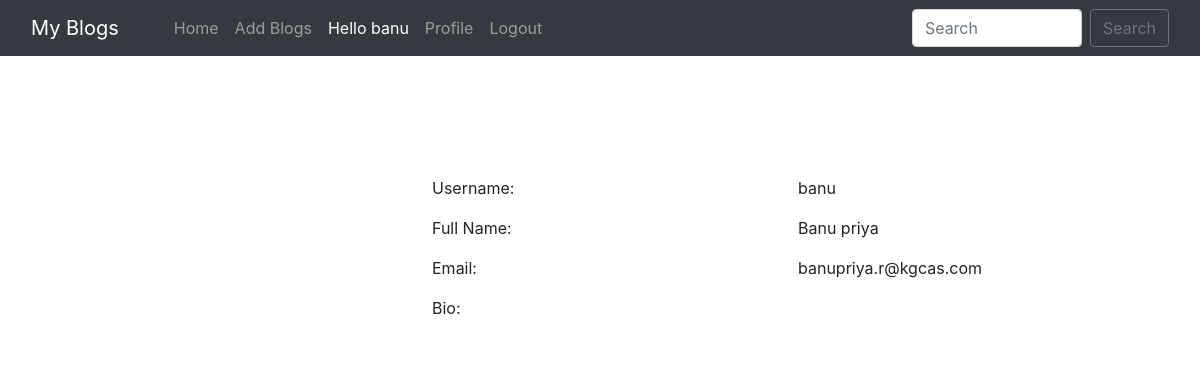
Screenshot of /user_profile/1/ (signed in) with the database file from the repository.
### home/models.py (models this page shows, shortened)
class BlogPost(models.Model):
    title = models.CharField(max_length=255)
    author = models.ForeignKey(User, on_delete=models.CASCADE)
    slug = models.CharField(max_length=130)
    content = models.TextField()
    image = models.ImageField(upload_to="profile_pics", blank=True, null=True)
    dateTime = models.DateTimeField(auto_now_add=True)

### home/views.py (the view)
# urls.py: path("user_profile/<int:myid>/", views.user_profile, name="user_profile"),
def user_profile(request, myid):
    post = BlogPost.objects.filter(id=myid)
    return render(request, "user_profile.html", {'post': post})

### home/templates/user_profile.html (shortened to what this page needs)
{% extends 'base.html' %}
{% block body %}
<div class="container profile">
            <form method="post">
                <div class="row">
                    {% for i in post %}
                    <div class="col-md-4">
                    </div>
                    <div class="col-md-8">
                        <div class="profile-tab">
                            <div class="tab-pane">
                                <br><br>
                                        <div class="row">
                                            <div class="col-md-6">
                                                <label>Username:</label>
                                            </div>
                                            <div class="col-md-6">
                                                <p>{{i.author}}</p>
                                            </div>
                                        </div>
                                        <div class="row">
                                            <div class="col-md-6">
                                                <label>Full Name:</label>
                                            </div>
                                            <div class="col-md-6">
                                                <p>{{i.author.get_full_name}}</p>
                                            </div>
                                        </div>
                                        <div class="row">
                                            <div class="col-md-6">
                                                <label>Email:</label>
                                            </div>
                                            <div class="col-md-6">
                                                <p>{{i.author.email}}</p>
                                            </div>
                                        </div>
                                        <div class="row">
                                            <div class="col-md-6">
                                                <label>Bio:</label>
                                            </div>
                                            <div class="col-md-6">
                                            </div>
                                        </div>
                                        {% endfor %}
                            </div>
                        </div>
                    </div>
            </form>
            </div>
        {% endblock %}

### home/templates/base.html (shortened to what this page needs)
<!doctype html>
<html lang="en">
  <head>
    <link href="//maxcdn.bootstrapcdn.com/bootstrap/4.1.1/css/bootstrap.min.css" rel="stylesheet" id="bootstrap-css">
    <link href="https://cdn.jsdelivr.net/npm/bootstrap@5.0.2/dist/css/bootstrap.min.css" rel="stylesheet">
    <link rel="stylesheet" href="https://maxcdn.bootstrapcdn.com/bootstrap/4.0.0/css/bootstrap.min.css">
  </head>
  <body>
    <nav class="navbar navbar-expand-lg navbar-dark bg-dark sticky-top">
        <div class="container-fluid">
          <a class="navbar-brand" href="#">My Blogs</a>
          <div class="collapse navbar-collapse" id="navbarSupportedContent">
          <div class="container mx-3">
            <ul class="navbar-nav me-auto mb-2 mb-lg-0">
              <li class="nav-item">
                <a class="nav-link {% block homeactive %} {% endblock homeactive %}" aria-current="page" href="/">Home</a>
              </li>
              {% if user.is_authenticated %}
              <li class="nav-item">
                <a class="nav-link {% block add_blogs_active %} {% endblock add_blogs_active %}" href="/add_blogs/">Add Blogs</a>
              </li>
              <li class="nav-item">
                <a class="nav-link active" href="#">Hello {{request.user}}</a>
              </li>
              <li class="nav-item">
                <a class="nav-link {% block profileactive %} {% endblock profileactive %}" href="/profile/">Profile</a>
              </li>
              <li class="nav-item">
                <a class="nav-link" href="/logout/">Logout</a>
              </li>
              {% endif %}
            </ul>
            </div>
            <form class="d-flex" method="POST" action="/search/"> {% csrf_token %}
              <input class="form-control me-2" type="search" placeholder="Search" name="searched" id="searched" aria-label="Search">
              <button href="/search/" class="btn btn-outline-secondary" type="submit">Search</button>
            </form>
          </div>
        </div>
      </nav>
      {% block body %}
      {% endblock %}
</body>
</html>

### rows the page displays
BlogPost: author "banu", author.get_full_name "Banu priya", author.email "banupriya.r@kgcas.com"

### other values shown
{{ request.user }} "banu"
